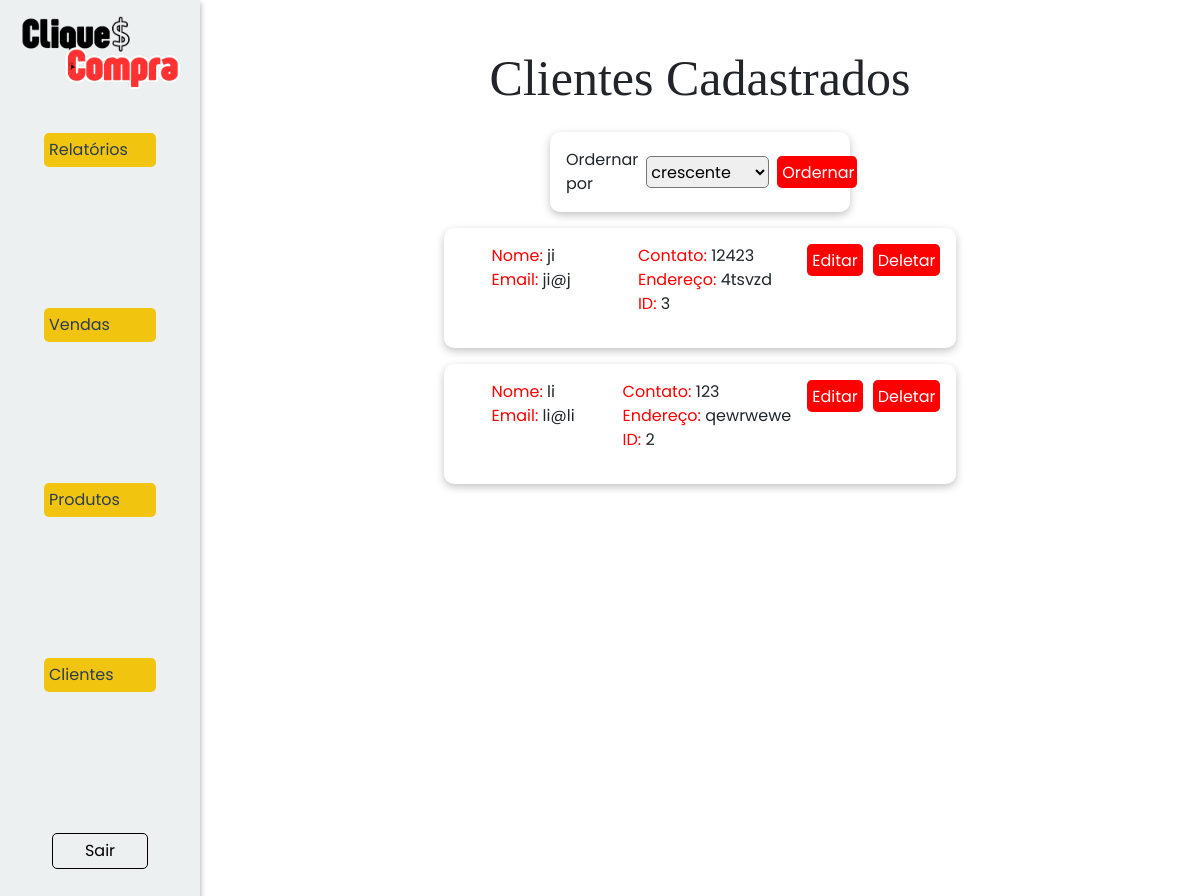
Screenshot of /clientes/ (signed in) with the database file from the repository.
### models/clientes.py (models this page shows, shortened)
class Cliente(Base, UserMixin):
    __tablename__ = 'tb_clientes'
    cli_id:Mapped[int] = mapped_column(primary_key = True, autoincrement=True)
    cli_nome:Mapped[str] = mapped_column(nullable=False)
    cli_email:Mapped[str] = mapped_column(unique = True, nullable=False)
    cli_telefone:Mapped[str] = mapped_column(nullable=False)
    cli_endereco:Mapped[str] = mapped_column(nullable=False)
    cli_senha:Mapped[str] = mapped_column(nullable=False)
    cli_tipo:Mapped[str] = mapped_column(nullable=False)
    vendas: Mapped[list["Venda"]] = relationship("Venda", back_populates="clientes", cascade="all, delete-orphan")
    @classmethod
    def find(cls, **kwargs):
        if 'email' in kwargs:
            return session.query(cls).filter_by(cli_email=kwargs['email']).first() #SELECT * FROM tb_clientes WHERE cli_email = email
        elif 'id' in kwargs:
            return session.query(cls).filter_by(cli_id=kwargs['id']).first() #SELECT * FROM tb_clientes WHERE cli_id = id
        else:
            raise AttributeError('A busca deve ser feita por email ou id.')
    @classmethod
    def all(cls, ordem = "crescente"):
        if ordem == "crescente":
            direcao = "ASC"
        elif ordem == "decrescente":
            direcao = "DESC"
        sql = text(f"SELECT * FROM tb_clientes ORDER BY cli_nome {direcao}")
        clientes = session.execute(sql).fetchall()
        return clientes

### controllers/clientes.py (the view)
@cliente_bp.route('/', methods=['POST', 'GET'])
@login_required
@role_required('admin')
def view():
    if request.method == 'POST':
        ordem = request.form['ordem']
        clientes = Cliente.all(ordem=ordem)
    elif request.method == 'GET':
        clientes = Cliente.all()
    return render_template('clientes/view.html', clientes = clientes)

### controllers/clientes.py (called while the page is built)
@login_manager.user_loader
def load_user(user_id):
    return Cliente.find(id=user_id)

### templates/clientes/view.html (shortened to what this page needs)
{% extends "model.html" %}
{% block head_extras %}
<link rel="stylesheet" href="{{ url_for('static', filename='style/model.css') }}">
<link rel="stylesheet" href="{{ url_for('static', filename='style/clientes.css') }}">
{% endblock %}
{% block content %}
<nav class="nav-reg">
    <img src="../../static/assets/cliqueconta.png" alt="Logo do CliqueCompra">
    <div class="links">
        {% if current_user.cli_tipo == 'admin' %}
            <div class="dropdown">
                <button class="dropdown-button" onclick="toggleDropdown('relatorios-menu')">Relatórios</button>
            </div>
            <div class="dropdown">
                <button class="dropdown-button" onclick="toggleDropdown('vendas-menu')">Vendas</button>
            </div>
        {% endif %}
        <div class="dropdown">
            <button class="dropdown-button" onclick="toggleDropdown('produtos-menu')">Produtos</button>
        </div>
        {% if current_user.cli_tipo == 'admin' %}
            <div class="dropdown">
                <button class="dropdown-button" onclick="toggleDropdown('clientes-menu')">Clientes</button>
            </div>
        {% endif %}
        <a class='sair' href="{{url_for('cliente.logout')}}">Sair</a>
    </div>
</nav>
<main>
    <h1>Clientes Cadastrados</h1>
    <div class="filtro">
        <span>Ordernar por</span>
        <form action="{{url_for('cliente.view')}}" method="post">
            <select name="ordem" id="filtro-cli">
                <option value="crescente">crescente</option>
            </select>
            <button type="submit">Ordernar</button>
        </form>
    </div>
    <div class="clientes">
        {% for cliente in clientes %}
            {% if cliente.cli_email != "admin@admin" %}
                <div class="cliente">
                    <ul>
                        <li><span style="color: red;">Nome:</span> {{ cliente.cli_nome }}</li>
                        <li><span style="color: red;">Email:</span> {{ cliente.cli_email }}</li>
                    </ul>
                    <ul>
                        <li><span style="color: red;">Contato:</span> {{ cliente.cli_telefone }}</li>
                        <li><span style="color: red;">Endereço:</span> {{ cliente.cli_endereco }}</li>
                        <li><span style="color: red;">ID:</span> {{ cliente.cli_id }}</li>
                    </ul>
                    <div class="acoes">
                        <a href="{{ url_for('cliente.edit', cli_id=cliente.cli_id) }}">Editar</a>
                        <a href="#" onclick="return confirmarDeletar('{{url_for('cliente.remove', cli_id=cliente.cli_id)}}')">Deletar</a>
                    </div>
                </div>
            {% endif %}
        {% endfor %}
    </div>
</main>
{% endblock %}

### static/style/model.css (style rules this page uses)
* { padding: 0; margin: 0; box-sizing: border-box; font-family: "Poppins", serif; }
body { display: flex; min-width: 100vw; min-height: 100vh; background-color: #FFFFFF; }
.dropdown { width: 100%; display: flex; flex-direction: column; align-items: center; justify-content: center; }

### static/style/clientes.css (style rules this page uses)
main { width: 100%; height: 100vh; display: flex; flex-direction: column; align-items: center; margin-top: 3rem; }
h1 { font-family: 'Playfair Display', serif; font-size: 50px; }

### rows the page displays
Cliente: cli_nome "ji", cli_email "ji@j", cli_telefone "12423", cli_endereco "4tsvzd", cli_id "3"
Cliente: cli_nome "li", cli_email "li@li", cli_telefone "123", cli_endereco "qewrwewe", cli_id "2"
